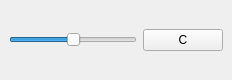
<?xml version="1.0" encoding="UTF-8"?>
<ui version="4.0">
 <class>canvafocusDockWidgetBase</class>
 <widget class="QDockWidget" name="canvafocusDockWidgetBase">
  <property name="geometry">
   <rect>
    <x>0</x>
    <y>0</y>
    <width>232</width>
    <height>80</height>
   </rect>
  </property>
  <property name="windowTitle">
   <string>Canva Focus</string>
  </property>
  <widget class="QWidget" name="dockWidgetContents">
   <layout class="QHBoxLayout" name="horizontalLayout">
    <property name="spacing">
     <number>6</number>
    </property>
    <property name="leftMargin">
     <number>9</number>
    </property>
    <property name="topMargin">
     <number>9</number>
    </property>
    <property name="rightMargin">
     <number>9</number>
    </property>
    <property name="bottomMargin">
     <number>9</number>
    </property>
    <item>
     <widget class="QSlider" name="slider">
      <property name="orientation">
       <enum>Qt::Horizontal</enum>
      </property>
      <property name="minimum">
       <number>100</number>
      </property>
      <property name="maximum">
       <number>150</number>
      </property>
      <property name="value">
       <number>125</number>
      </property>
     </widget>
    </item>
    <item>
     <widget class="QPushButton" name="toggleButton">
      <property name="text">
       <string>C</string>
      </property>
      <property name="checkable">
       <bool>true</bool>
      </property>
     </widget>
    </item>
   </layout>
  </widget>
 </widget>
 <resources/>
 <connections/>
</ui>
